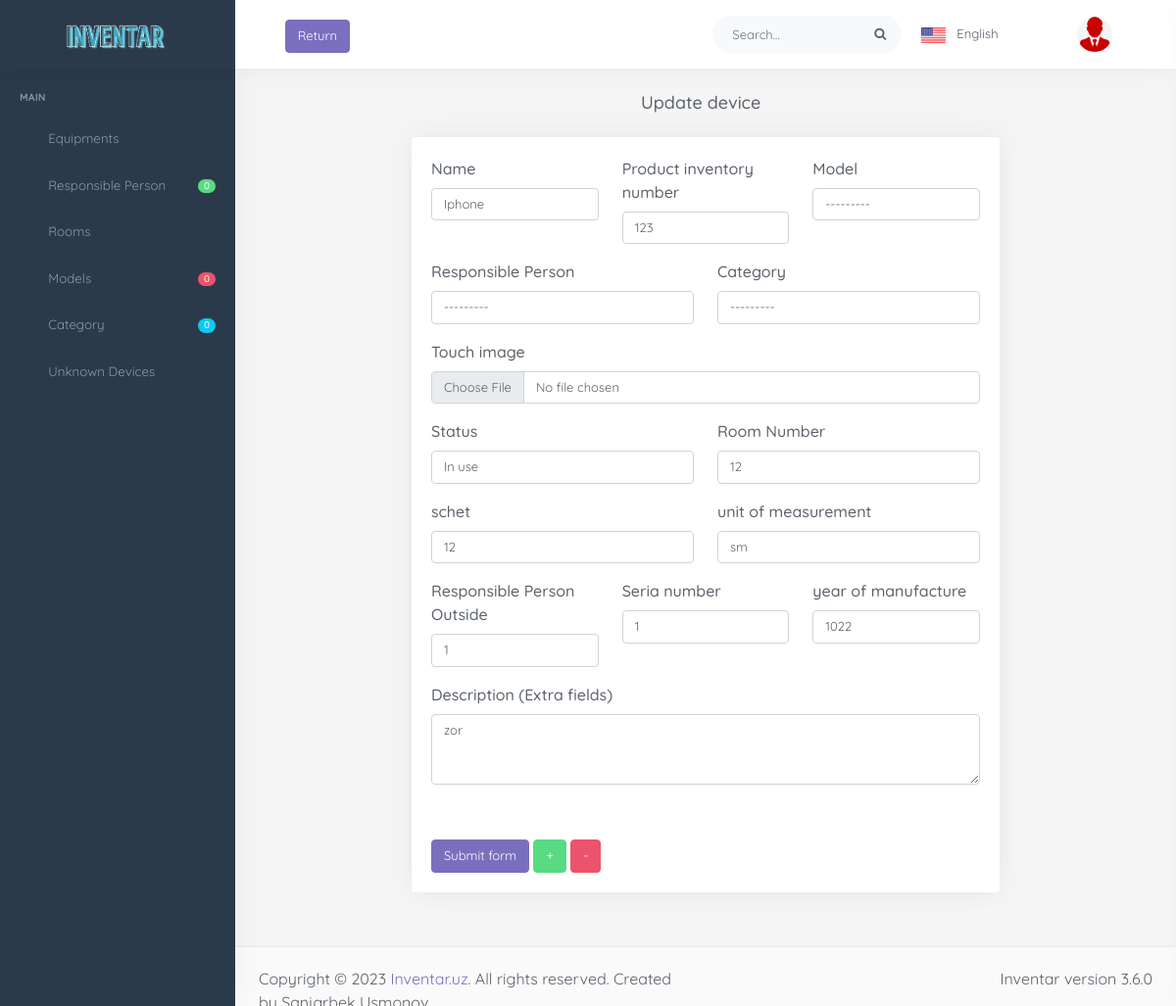
Page /en/index/base/1/product-update (signed in) on the committed database.
### index/models.py (models this page shows, shortened)
class Product(models.Model):
    group = models.ForeignKey(Group, on_delete=models.CASCADE, null=True)
    name = models.CharField(max_length=255, verbose_name=_('name'), null=True, blank=True)
    schet = models.CharField(max_length=255, verbose_name=_('schet'), null=True, blank=True)
    category_id = models.ForeignKey(Category, related_name='category', on_delete=models.SET_NULL, blank=True, verbose_name=_('category_id'), null=True)
    room_number = models.CharField(max_length=30, verbose_name=_('room_number'), blank=True, null=True)
    inventar_number = models.CharField(max_length=255, unique=True, blank=True, verbose_name=_('inventar_number'))
    model_id = models.ForeignKey(Model, on_delete=models.SET_NULL, blank=True, verbose_name=_('model_id'), null=True)
    responsible_id = models.ForeignKey(Responsible, on_delete=models.SET_NULL, verbose_name=_('responsible_id'), blank=True, null=True)
    seria_number = models.CharField(max_length=70, blank=True, null=True, verbose_name=_('seria_number'))
    images = models.ImageField(upload_to='person', verbose_name=_('images'), blank=True)
    status = models.IntegerField(null=True, default=1, verbose_name='status')
    description = models.TextField(verbose_name=_('description'), blank=True)
    year_of_manufacture = models.CharField(max_length=50, verbose_name=_('year_of_manufacture'), blank=True, null=True)
    unit_of_measurement = models.CharField(max_length=50, verbose_name=_('unit_of_measurement'), blank=True, null=True)
    qr_code = models.ImageField(blank=True, upload_to='images/code', verbose_name=_('qr_code'))
    responsible_person = models.CharField(max_length=100, blank=True, null=True, verbose_name=_('responsible_person'))
    created_at = models.DateTimeField(auto_now_add=True, null=True, blank=True, verbose_name=_('created_at'))
    updated_at = models.DateTimeField(auto_now=True, null=True, blank=True, verbose_name=_('updated_at'))

### admiin/views.py (the view, shortened to what this page needs)
# urls.py: path('index/base/<int:pk>/product-update', ProductUpdateView, name='product-update'),
@login_required
def ProductUpdateView(request, pk):
    equipment = get_object_or_404(Product, pk=pk)
    if equipment.category_id is not None:
        red = equipment.category_id.id
    form = ProductUpdateForm(request.user, instance=equipment)
    category_count = Category.objects.filter(group=request.user.groups.first()).count()
    model_count = Model.objects.filter(group=request.user.groups.first()).count()
    res_count = Responsible.objects.filter(group=request.user.groups.first()).count()
    context = {
        'form': form,
        'equ': equipment,
        'category_count': category_count,
        'model_count': model_count,
        'res_count': res_count,
    }
    if equipment.category_id is not None:
        context['red'] = red
        return render(request, 'file/product_update.html', context=context)
    else:
        return render(request, 'file/product_update.html', context=context)

### templates/file/product_update.html (shortened to what this page needs)
{% extends 'layouts/base.html' %}
{% load static %}
{% load i18n %}
{% block button %}
    <div class="d-none d-sm-block">
        <div class="dropdown dropdown-topbar pt-3 mt-1 d-inline-block">
            {% if equ.category_id is not None %}
            <a class="btn btn-primary waves-effect waves-light" href="{% url 'base-view' pk=red %}">{% trans 'Return' %}</a>
            {% else %}
            <a class="btn btn-primary waves-effect waves-light" href="{% url 'unknown-devices' %}">{% trans 'Return' %}</a>
            {% endif %}
        </div>
    </div>
{% endblock %}
{% block content %}
    <div class="main-content">
        <div class="page-content">
            <div class="container-fluid">
                <div class="row">
                    <div class="col-xl-8 col-md-10 col-6 offset-5">
                        <div class="page-title-box">
                            <h4>{% trans 'Update device' %}</h4>
                        </div>
                    </div>
                </div>
                <div class="row">
                    <div class="col-xl-8 col-md-10 col-6 offset-2">
                        <div class="card">
                            <div class="card-body">
                                <form class="needs-validation" method="post" enctype="multipart/form-data">
                                     <div class="row">
                                        <div class="col-md-4">
                                            <div class="mb-3">
                                                <label class="form-label" for="validationCustom03">{% trans 'name' %}</label>
                                                {{ form.name }}
                                            </div>
                                        </div>
                                        <div class="col-md-4">
                                            <div class="mb-3">
                                                <label class="form-label" for="validationCustom04">{% trans 'Inventar Number' %}</label>
                                                {{ form.inventar_number }}
                                            </div>
                                        </div>
                                        <div class="col-md-4">
                                            <div class="mb-3">
                                                <label class="form-label" for="validationCustom05">{% trans 'Model' %}</label>
                                                {{ form.model_id }}
                                            </div>
                                        </div>
                                    </div>
                                    <div class="row">
                                        <div class="col-md-6">
                                            <div class="mb-3">
                                                <label class="form-label" for="validationCustom01">{% trans 'Responsible Person' %}</label>
                                                {{ form.responsible_id }}
                                            </div>
                                        </div>
                                        <div class="col-md-6">
                                            <div class="mb-3">
                                                <label class="form-label" for="validationCustom01">{% trans 'Category' %}</label>
                                                {{ form.category_id }}
                                            </div>
                                        </div>
                                    </div>
                                    <div class="row">
                                        <div class="col-md-12">
                                            <div class="mb-3">
                                                <label class="form-label" for="validationCustom01">{% trans 'Touch image' %}</label><br>
                                                {{ form.images }}
                                            </div>
                                        </div>
                                    </div>
                                    <div class="row">
                                        <div class="col-md-6">
                                            <div class="mb-3">
                                                <label class="form-label" for="validationCustom01">{% trans 'Status' %}</label>
                                                <select name="status" class="form-control" id="validationCustom01">
                                                    <option value="1" {% if equ.status == 1 %} selected {% endif %}>{% trans 'Ishlatilmoqda' %}</option>
                                                </select>
                                            </div>
                                        </div>
                                        <div class="col-md-6">
                                            <div class="mb-3">
                                                <label class="form-label" for="validationCustom03">{% trans 'Rooms Number' %}</label>
                                                {{ form.room_number }}
                                            </div>
                                        </div>
                                    </div>
                                    <div class="row">
                                        <div class="col-md-6">
                                            <div class="mb-3">
                                                <label class="form-label" for="validationCustom01">{% trans 'schet' %}</label>
                                                {{ form.schet }}
                                            </div>
                                        </div>
                                        <div class="col-md-6">
                                            <div class="mb-3">
                                                <label class="form-label" for="validationCustom01">{% trans 'unit_of_measurement' %}</label>
                                                {{ form.unit_of_measurement }}
                                            </div>
                                        </div>
                                    </div>
                                    <div class="row">
                                        <div class="col-md-4">
                                            <div class="mb-3">
                                                <label class="form-label" for="validationCustom01">{% trans 'Responsible Person Outside' %}</label>
                                                {{ form.responsible_person }}
                                            </div>
                                        </div>
                                        <div class="col-md-4">
                                            <div class="mb-3">
                                                <label class="form-label" for="validationCustom01">{% trans 'Seria number' %}</label>
                                                {{ form.seria_number }}
                                            </div>
                                        </div>
                                        <div class="col-md-4">
                                            <div class="mb-3">
                                                <label class="form-label" for="validationCustom01">{% trans 'year_of_manufacture' %}</label>
                                                {{ form.year_of_manufacture }}
                                            </div>
                                        </div>
                                    </div>
                                    <div class="row">
                                        <div class="col-md-12">
                                            <div class="mb-3">
                                                <label class="form-label" for="validationCustom01">{% trans 'Description (Extra fields)' %}</label>
                                                {{ form.description }}
                                            </div>
                                        </div>
                                    </div>
                                    <div class="row">
                                        <div class="col-md-12">
                                            <div class="mb-3" id="new_chq">
                                            </div>
                                        </div>
                                    </div>
                                    <input class="btn btn-primary" type="submit" value="Submit form">
                                    <button onclick="add()" type="button" class="btn btn-success">+</button>
                                    <button onclick="remove()" type="button" class="btn btn-danger">-</button>
                                </form>
                            </div>
                        </div>
                    </div>
                </div>
            </div>
        </div>
    </div>
    {% include 'layouts/footer.html' %}
{% endblock %}

### rows in the picture
Product: name "Iphone", inventar_number "123", model_id "---------", responsible_id "---------", category_id "---------", status "In use", room_number "12", schet "12", unit_of_measurement "sm", responsible_person "1", seria_number "1", year_of_manufacture "1022", description "zor"

### other values in the picture
{{ la.name_local|title }} "English"
{{ res_count }} "0"
{{ model_count }} "0"
{{ category_count }} "0"
